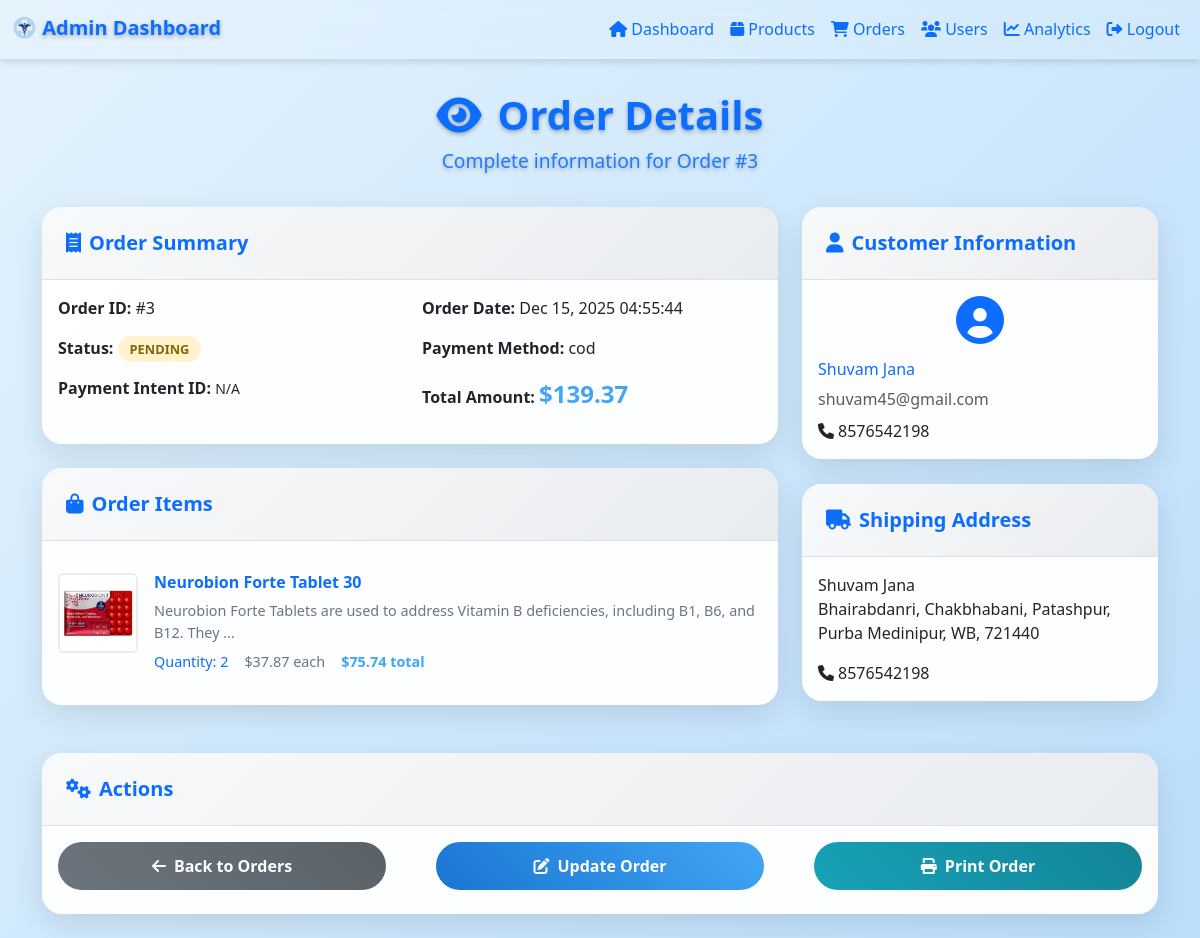
/admin/view_order.php?id=3 (signed in), run on the app's committed database.
### tables this page shows
CREATE TABLE `orders` (
  `id` int(11) NOT NULL,
  `user_id` int(11) DEFAULT NULL,
  `total` decimal(10,2) NOT NULL,
  `status` enum('pending','shipped','delivered') DEFAULT 'pending',
  `payment_intent_id` varchar(255) DEFAULT NULL,
  `created_at` timestamp NOT NULL DEFAULT current_timestamp(),
  `payment_method` varchar(50) DEFAULT 'COD',
  `shipping_cost` decimal(10,2) DEFAULT 0.00,
  `tax_amount` decimal(10,2) DEFAULT 0.00,
  `billing_name` varchar(255) DEFAULT NULL,
  `billing_email` varchar(255) DEFAULT NULL,
  `billing_phone` varchar(20) DEFAULT NULL,
  `billing_address` text DEFAULT NULL,
  `billing_city` varchar(100) DEFAULT NULL,
  `billing_state` varchar(100) DEFAULT NULL,
  `billing_pincode` varchar(20) DEFAULT NULL,
  `shipping_name` varchar(255) DEFAULT NULL,
  `shipping_phone` varchar(20) DEFAULT NULL,
  `shipping_address` text DEFAULT NULL,
  `shipping_city` varchar(100) DEFAULT NULL,
  `shipping_state` varchar(100) DEFAULT NULL,
  `shipping_pincode` varchar(20) DEFAULT NULL,
  `updated_at` timestamp NOT NULL DEFAULT current_timestamp() ON UPDATE current_timestamp()
);

CREATE TABLE `order_items` (
  `id` int(11) NOT NULL,
  `order_id` int(11) DEFAULT NULL,
  `product_id` int(11) DEFAULT NULL,
  `quantity` int(11) NOT NULL,
  `price` decimal(10,2) NOT NULL
);

CREATE TABLE `products` (
  `id` int(11) NOT NULL,
  `name` varchar(255) NOT NULL,
  `description` text DEFAULT NULL,
  `price` decimal(10,2) NOT NULL,
  `category` varchar(255) DEFAULT NULL,
  `stock` int(11) NOT NULL,
  `image` varchar(255) DEFAULT NULL,
  `created_at` timestamp NOT NULL DEFAULT current_timestamp(),
  `subcategory` varchar(100) DEFAULT NULL,
  `manufacturer` varchar(255) DEFAULT NULL,
  `mrp` decimal(10,2) DEFAULT NULL,
  `discount_percent` int(11) DEFAULT NULL,
  `features` text DEFAULT NULL,
  `composition` text DEFAULT NULL,
  `key_uses` text DEFAULT NULL,
  `how_to_use` text DEFAULT NULL,
  `safety_information` text DEFAULT NULL,
  `additional_information` text DEFAULT NULL,
  `faq` text DEFAULT NULL,
  `certified_writer` varchar(255) DEFAULT NULL,
  `certified_writer_title` varchar(255) DEFAULT NULL,
  `certified_reviewer` varchar(255) DEFAULT NULL,
  `certified_reviewer_title` varchar(255) DEFAULT NULL,
  `manufacturer_details` text DEFAULT NULL,
  `disclaimer` text DEFAULT NULL
);

CREATE TABLE `users` (
  `id` int(11) NOT NULL,
  `name` varchar(255) NOT NULL,
  `email` varchar(255) NOT NULL,
  `password` varchar(255) NOT NULL,
  `role` enum('user','admin') DEFAULT 'user',
  `address` text DEFAULT NULL,
  `phone` varchar(20) DEFAULT NULL,
  `created_at` timestamp NOT NULL DEFAULT current_timestamp()
);

### admin/view_order.php (the view, shortened to what this page needs)
<?php
include '../config/db.php';
$orderId = isset($_GET['id']) ? (int)$_GET['id'] : 0;
$order = null;
$orderItems = [];
if ($orderId > 0) {
    $stmt = $conn->prepare("SELECT * FROM orders WHERE id = ?");
    $stmt->bind_param("i", $orderId);
    $stmt->execute();
    $result = $stmt->get_result();
    $order = $result->fetch_assoc();
    if ($order) {
        $stmt = $conn->prepare("SELECT * FROM users WHERE id = ?");
        $stmt->bind_param("i", $order['user_id']);
        $stmt->execute();
        $result = $stmt->get_result();
        $user = $result->fetch_assoc();
        $stmt = $conn->prepare("SELECT oi.*, p.name as product_name, p.description as product_description, p.image as product_image FROM order_items oi JOIN products p ON oi.product_id = p.id WHERE oi.order_id = ?");
        $stmt->bind_param("i", $orderId);
        $stmt->execute();
        $result = $stmt->get_result();
        while ($row = $result->fetch_assoc()) {
            $orderItems[] = $row;
        }
    }
}
?>
<!DOCTYPE html>
<html lang="en">
<head>
    <link href="https://cdn.jsdelivr.net/npm/bootstrap@5.3.0/dist/css/bootstrap.min.css" rel="stylesheet">
    <link rel="stylesheet" href="https://cdnjs.cloudflare.com/ajax/libs/font-awesome/6.0.0/css/all.min.css">
    <link rel="stylesheet" href="https://cdnjs.cloudflare.com/ajax/libs/animate.css/4.1.1/animate.min.css">
    <link rel="stylesheet" href="../assets/view_order.css">
</head>
<body>
    <?php include 'header.php'; ?>
    <div class="container dashboard-container">
        <div class="welcome-message animate__animated animate__fadeInUp">
            <h1><i class="fas fa-eye me-3"></i>Order Details</h1>
            <p>Complete information for Order #<?php echo $orderId; ?></p>
        </div>
        <?php if ($order): ?>
            <div class="row">
                <div class="col-lg-8 mb-4">
                    <div class="card order-summary-card animate__animated animate__zoomIn animate__delay-1s">
                        <div class="card-header">
                            <h5 class="mb-0"><i class="fas fa-receipt me-2"></i>Order Summary</h5>
                        </div>
                        <div class="card-body">
                            <div class="row mb-3">
                                <div class="col-md-6">
                                    <strong>Order ID:</strong> #<?php echo $order['id']; ?>
                                </div>
                                <div class="col-md-6">
                                    <strong>Order Date:</strong> <?php echo date('M d, Y H:i:s', strtotime($order['created_at'])); ?>
                                </div>
                            </div>
                            <div class="row mb-3">
                                <div class="col-md-6">
                                    <strong>Status:</strong>
                                    <span class="status-badge status-<?php echo strtolower($order['status']); ?>">
                                        <?php echo ucfirst($order['status']); ?>
                                    </span>
                                </div>
                                <div class="col-md-6">
                                    <strong>Payment Method:</strong> <?php echo htmlspecialchars($order['payment_method'] ?? 'N/A'); ?>
                                </div>
                            </div>
                            <div class="row mb-3">
                                <div class="col-md-6">
                                    <strong>Payment Intent ID:</strong> <small><?php echo htmlspecialchars($order['payment_intent_id'] ?? 'N/A'); ?></small>
                                </div>
                                <div class="col-md-6">
                                    <strong>Total Amount:</strong> <span class="total-amount">$<?php echo number_format($order['total'], 2); ?></span>
                                </div>
                            </div>
                        </div>
                    </div>
                    <div class="card order-items-card animate__animated animate__zoomIn animate__delay-2s">
                        <div class="card-header">
                            <h5 class="mb-0"><i class="fas fa-shopping-bag me-2"></i>Order Items</h5>
                        </div>
                        <div class="card-body">
                            <?php foreach ($orderItems as $item): ?>
                                <div class="order-item">
                                    <div class="item-image">
                                        <img src="images/products/<?php echo htmlspecialchars($item['product_image']); ?>" alt="<?php echo htmlspecialchars($item['product_name']); ?>" class="img-fluid rounded">
                                    </div>
                                    <div class="item-details">
                                        <h6 class="item-title"><?php echo htmlspecialchars($item['product_name']); ?></h6>
                                        <p class="item-description"><?php echo htmlspecialchars(substr($item['product_description'], 0, 100)) . (strlen($item['product_description']) > 100 ? '...' : ''); ?></p>
                                        <div class="item-meta">
                                            <span class="quantity">Quantity: <?php echo $item['quantity']; ?></span>
                                            <span class="price">$<?php echo number_format($item['price'], 2); ?> each</span>
                                            <span class="subtotal">$<?php echo number_format($item['price'] * $item['quantity'], 2); ?> total</span>
                                        </div>
                                    </div>
                                </div>
                            <?php endforeach; ?>
                        </div>
                    </div>
                </div>
                <div class="col-lg-4 mb-4">
                    <div class="card customer-card animate__animated animate__zoomIn animate__delay-3s">
                        <div class="card-header">
                            <h5 class="mb-0"><i class="fas fa-user me-2"></i>Customer Information</h5>
                        </div>
                        <div class="card-body">
                            <?php if ($user): ?>
                                <div class="customer-avatar text-center mb-3">
                                    <i class="fas fa-user-circle fa-3x text-primary"></i>
                                </div>
                                <h6><?php echo htmlspecialchars($user['name']); ?></h6>
                                <p class="text-muted mb-2"><?php echo htmlspecialchars($user['email']); ?></p>
                                <?php if (isset($user['phone']) && $user['phone']): ?>
                                    <p class="mb-0"><i class="fas fa-phone me-1"></i><?php echo htmlspecialchars($user['phone']); ?></p>
                                <?php endif; ?>
                            <?php else: ?>
                                <p class="text-muted">Customer information not available</p>
                            <?php endif; ?>
                        </div>
                    </div>
                    <div class="card shipping-card animate__animated animate__zoomIn animate__delay-4s">
                        <div class="card-header">
                            <h5 class="mb-0"><i class="fas fa-truck me-2"></i>Shipping Address</h5>
                        </div>
                        <div class="card-body">
                            <?php if ($user && isset($user['address']) && $user['address']): ?>
                                <address>
                                    <?php echo htmlspecialchars($user['name']); ?><br>
                                    <?php echo nl2br(htmlspecialchars($user['address'])); ?>
                                </address>
                                <?php if (isset($user['phone']) && $user['phone']): ?>
                                    <p class="mt-2 mb-0"><i class="fas fa-phone me-1"></i><?php echo htmlspecialchars($user['phone']); ?></p>
                                <?php endif; ?>
                            <?php else: ?>
                                <p class="text-muted">Shipping address not available</p>
                            <?php endif; ?>
                        </div>
                    </div>
                </div>
            </div>
            <div class="card actions-card animate__animated animate__zoomIn animate__delay-5s">
                <div class="card-header">
                    <h5 class="mb-0"><i class="fas fa-cogs me-2"></i>Actions</h5>
                </div>
                <div class="card-body inner">
                    <a href="manage_orders.php" class="btn btn-secondary w-100 mb-2">
                        <i class="fas fa-arrow-left me-2"></i>Back to Orders
                    </a>
                    <a href="update_order.php?id=<?php echo $orderId; ?>" class="btn btn-primary w-100 mb-2">
                        <i class="fas fa-edit me-2"></i>Update Order
                    </a>
                    <button onclick="window.print()" class="btn btn-info w-100 mb-2">
                        <i class="fas fa-print me-2"></i>Print Order
                    </button>
                </div>
            </div>
        <?php endif; ?>
    </div>
</body>
</html>

### data on the page
orders: id "3", created_at "Dec 15, 2025 04:55:44", status "PENDING", payment_method "cod", payment_intent "N/A", total "139.37"
order_items: product.image (picture), product.name "Neurobion Forte Tablet 30", product.description "Neurobion Forte Tablets are used to address Vitamin B deficiencies, including B1, B6, and B12. They", quantity "2", price "37.87", $item['price'] * $item['quantity'] "75.74"
users: name "Shuvam Jana", email "shuvam45@gmail.com", phone "8576542198", address "Bhairabdanri, Chakbhabani, Patashpur, Purba Medinipur, WB, 721440"

### other printed values
$orderId "3"
